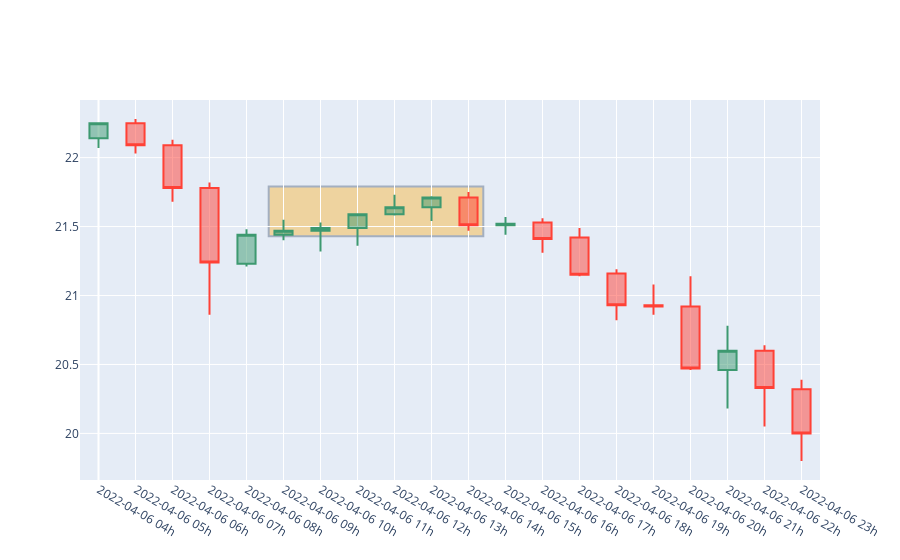

Notebook code cell kept with this figure:
### Code cell
from apps.models.candlestick import Candlestick
from apps.models.merchandise_rate import MerchandiseRate
from apps.models.zone import Zone
from apps.helpers.draw_chart import draw_candlestick_use_zones
from apps.services.ochl_dataframe import add_hour_column, add_return_column, add_average_oc_column, add_rolling_average_oc_column
import matplotlib.pyplot as plt
import numpy as np

%matplotlib inline

merchandise_rate = MerchandiseRate()
merchandise_rate_id = merchandise_rate.find_by_slug(MERCHAINDISE)
candlestick = Candlestick(merchandise_rate_id, 'hour', 20, "DESC", start_date=START_DATE, end_date=END_DATE)

data_prices = candlestick.to_df()

data_prices = add_hour_column(data_prices)
data_prices = add_return_column(data_prices)
data_prices = add_average_oc_column(data_prices)
data_prices = add_rolling_average_oc_column(data_prices)

# for zone in Zone.calculate_sideway_zone(data_prices, 0.01):
#     print(zone.high)

zones = Zone.calculate_sideway_zone(data_prices, 0.04)

print(zones)

# draw_candlestick_use_zones(data_prices, zones).show()

### Figure 1 — Plotly figure (JSON) as saved in the notebook; plotly's stock layout.template omitted (floating-point values rounded to 4 significant figures)
{"data": [{"close": [22.25, 22.09, 21.78, 21.24, 21.44, 21.47, 21.49, 21.59, 21.64, 21.71, 21.51, 21.52, 21.41, 21.15, 20.93, 20.92, 20.47, 20.6, 20.33, 20], "high": [22.25, 22.28, 22.13, 21.82, 21.48, 21.55, 21.53, 21.59, 21.73, 21.72, 21.75, 21.57, 21.56, 21.49, 21.19, 21.08, 21.14, 20.78, 20.64, 20.39], "low": [22.07, 22.03, 21.68, 20.86, 21.21, 21.4, 21.32, 21.36, 21.58, 21.54, 21.47, 21.44, 21.31, 21.14, 20.82, 20.86, 20.46, 20.18, 20.05, 19.8], "open": [22.14, 22.25, 22.09, 21.78, 21.23, 21.44, 21.47, 21.49, 21.59, 21.64, 21.71, 21.51, 21.53, 21.42, 21.16, 20.93, 20.92, 20.46, 20.6, 20.32], "type": "candlestick", "x": [0, 0.5, 1, 1.5, 2, 2.5, 3, 3.5, 4, 4.5, 5, 5.5, 6, 6.5, 7, 7.5, 8, 8.5, 9, 9.5]}], "layout": {"shapes": [{"fillcolor": "orange", "layer": "below", "opacity": 0.35, "type": "rect", "x0": 2.3, "x1": 5.2, "xref": "x", "y0": 21.79, "y1": 21.43, "yref": "y"}], "xaxis": {"rangeslider": {"visible": false}, "ticktext": ["2022-04-06 04h", "2022-04-06 05h", "2022-04-06 06h", "2022-04-06 07h", "2022-04-06 08h", "2022-04-06 09h", "2022-04-06 10h", "2022-04-06 11h", "2022-04-06 12h", "2022-04-06 13h", "2022-04-06 14h", "2022-04-06 15h", "2022-04-06 16h", "2022-04-06 17h", "2022-04-06 18h", "2022-04-06 19h", "2022-04-06 20h", "2022-04-06 21h", "2022-04-06 22h", "2022-04-06 23h"], "tickvals": [0, 0.5, 1, 1.5, 2, 2.5, 3, 3.5, 4, 4.5, 5, 5.5, 6, 6.5, 7, 7.5, 8, 8.5, 9, 9.5]}}}
